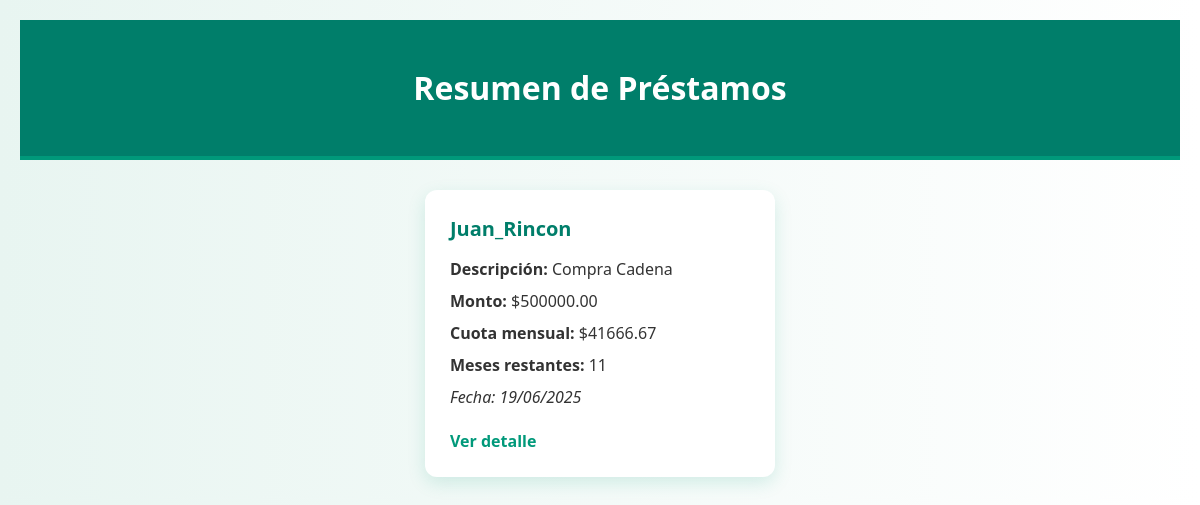
The app's page /api/prestamos/vista/prestamos/ (signed in) with its own data.
### Prestamos/models.py (models this page shows, shortened)
class Prestamo(models.Model):
    nombre = models.ForeignKey(settings.AUTH_USER_MODEL, on_delete=models.CASCADE, related_name='prestamos')
    descripcion = models.TextField()
    monto = models.DecimalField(max_digits=10, decimal_places=2)
    cantidad_meses = models.IntegerField(default=12)
    cuota_mensual = models.DecimalField(max_digits=10, decimal_places=2, blank=True, null=True)
    fecha_creacion = models.DateTimeField(auto_now_add=True, null=True)

### Prestamos/views.py (the view)
# urls.py: path('vista/prestamos/', prestamos_dashboard, name='vista_prestamos'),
@login_required
def prestamos_dashboard(request):
    if request.user.is_superuser:
        prestamos = Prestamo.objects.all()
    else:
        prestamos = Prestamo.objects.filter(nombre=request.user)
    return render(request, 'prestamos/prestamos.html', {'prestamos': prestamos})

### Prestamos/templates/prestamos/prestamos.html (shortened to what this page needs)
<!DOCTYPE html>
<html lang="es">
<head>
</head>
<body>
    <header>
        <h1>Resumen de Préstamos</h1>
    </header>
    <div class="contenedor">
        {% for prestamo in prestamos %}
            <div class="tarjeta">
                <h2>{{ prestamo.nombre }}</h2>
                <p><strong>Descripción:</strong> {{ prestamo.descripcion }}</p>
                <p><strong>Monto:</strong> ${{ prestamo.monto }}</p>
                <p><strong>Cuota mensual:</strong> ${{ prestamo.cuota_mensual }}</p>
                <p><strong>Meses restantes:</strong> {{ prestamo.cantidad_meses }}</p>
                <p><em>Fecha: {{ prestamo.fecha_creacion|date:"d/m/Y" }}</em></p>
                <a href="{% url 'vista_prestamo_detalle' prestamo.id %}">Ver detalle</a>
            </div>
        {% empty %}
            <p>No tienes préstamos registrados.</p>
        {% endfor %}
    </div>
</body>
</html>

### Prestamos/templates/prestamos/prestamos.html (style rules this page uses)
body { font-family: 'Segoe UI', Tahoma, Geneva, Verdana, sans-serif; background: linear-gradient(to right, #e8f5f1, #ffffff); margin: 0; padding: 20px; }
header { background-color: #007e6a; color: white; padding: 25px; text-align: center; border-bottom: 4px solid #00997a; }
.contenedor { display: flex; flex-wrap: wrap; justify-content: center; gap: 25px; margin-top: 30px; }
.tarjeta { background: #ffffff; padding: 25px; width: 300px; border-radius: 12px; box-shadow: 0 6px 18px rgba(0, 153, 122, 0.15); transition: transform 0.2s ease; }
.tarjeta h2 { margin-top: 0; color: #007e6a; font-size: 20px; }
.tarjeta p { margin: 10px 0; color: #333; }
.tarjeta a { display: inline-block; margin-top: 12px; color: #00997a; font-weight: 600; text-decoration: none; }

### records on screen
Prestamo: nombre "Juan_Rincon", descripcion "Compra Cadena", monto "500000.00", cuota_mensual "41666.67", cantidad_meses "11", fecha_creacion "19/06/2025"
